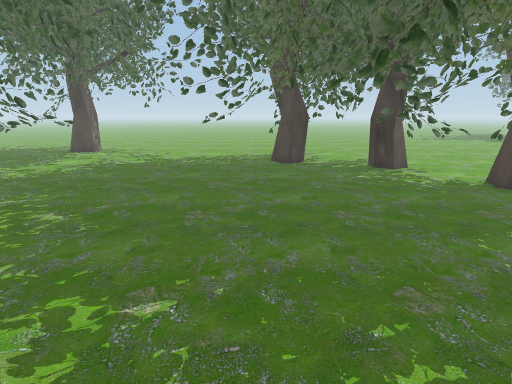
view 1 (above)

24 first-person views from a walk through a 3-D level made in the Unity game engine. The camera is 1.3 m above the floor, tilts 14° down and sees 80° across. The floor is counted in squares, 0.5 m on a side. Each view is taken from the middle of a square. On the plan, view 1 faces up. The plan holds only what a view shows up to about 20 squares ahead; the rest is blank. The place goes on beyond the plan. The player character is not drawn. Some animated figures are not drawn.

view 2
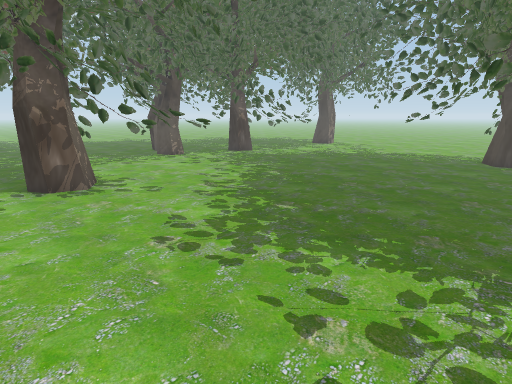

view 3
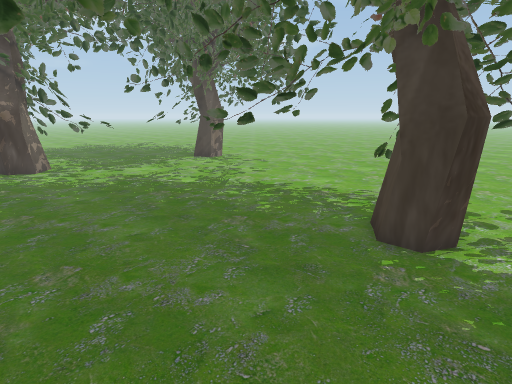

view 4
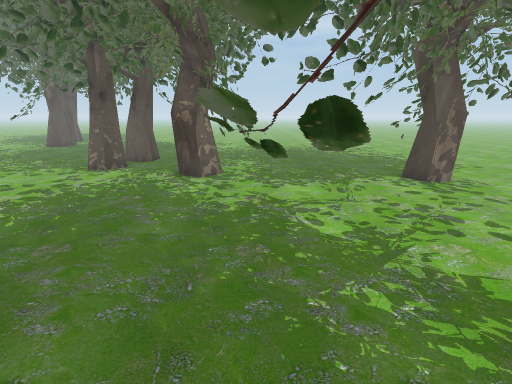

view 5
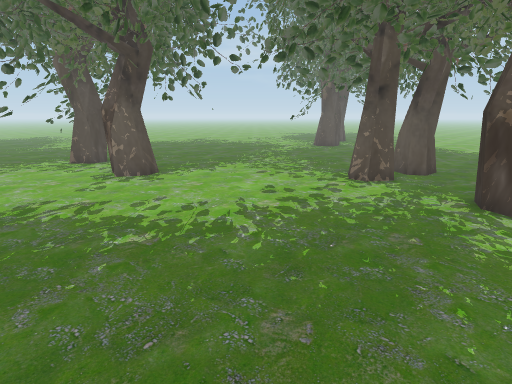

view 6
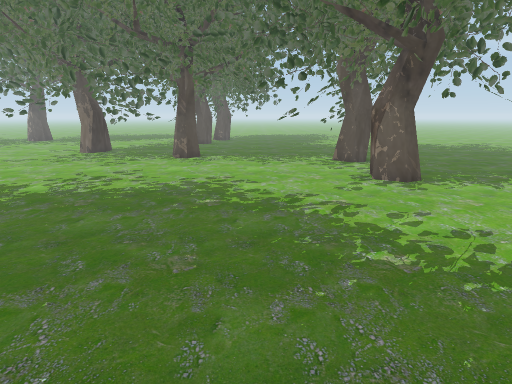

view 7
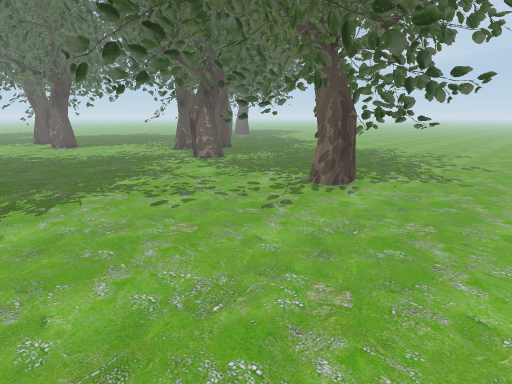

view 8
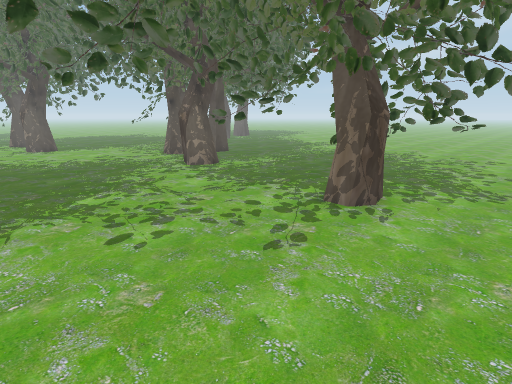

view 9
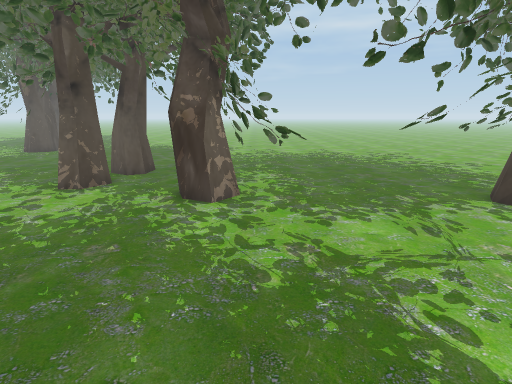

view 10
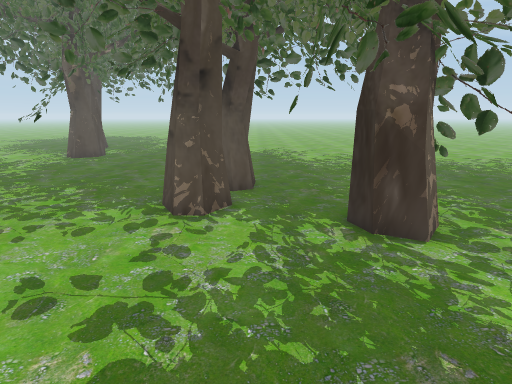

view 11
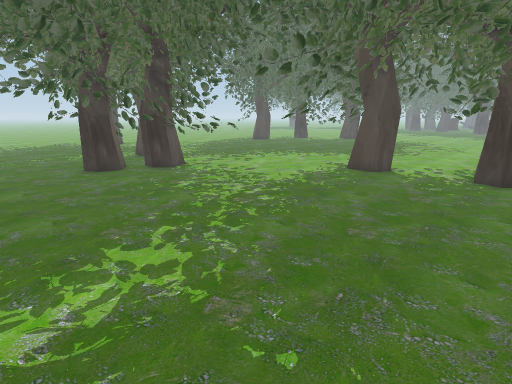

view 12
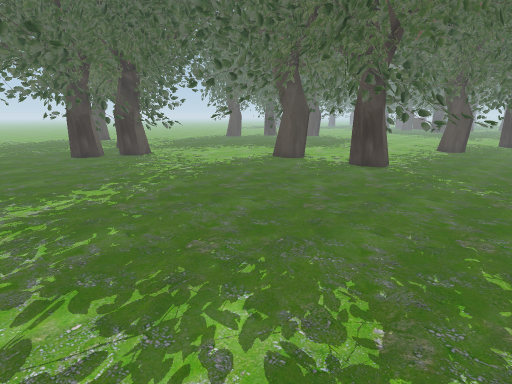

view 13
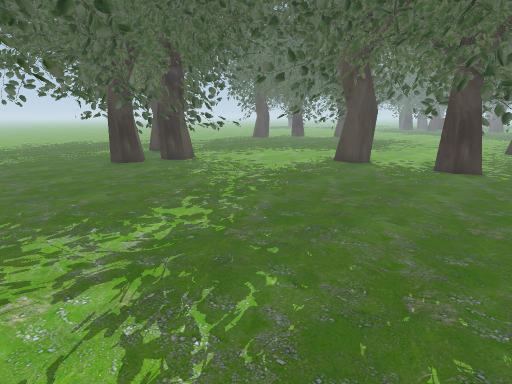

view 14
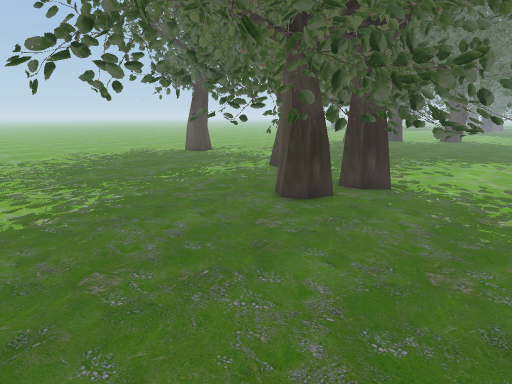

view 15
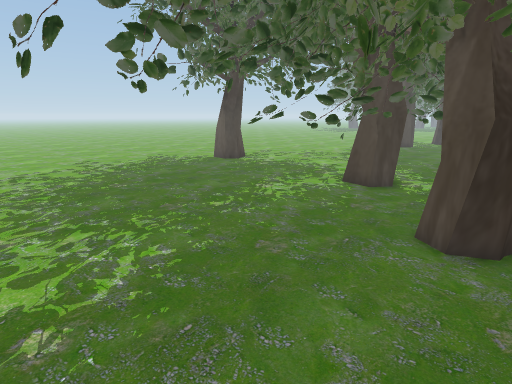

view 16
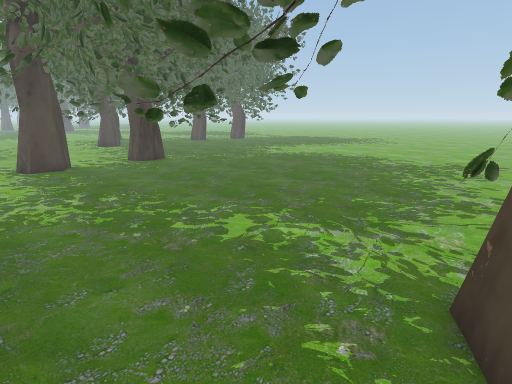

view 17
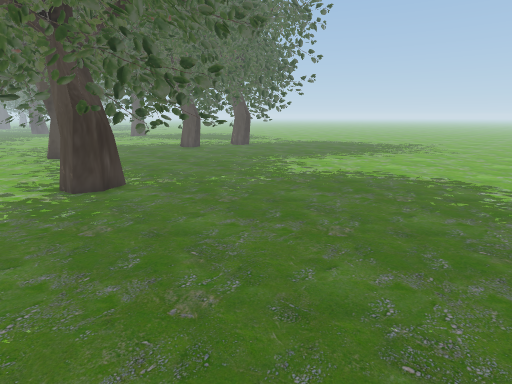

view 18
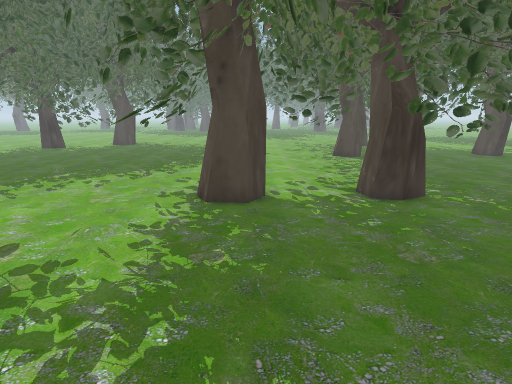

view 19
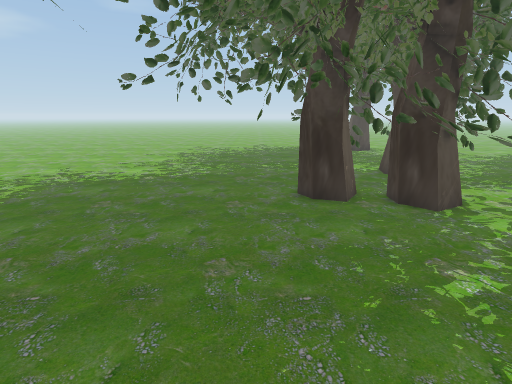

view 20
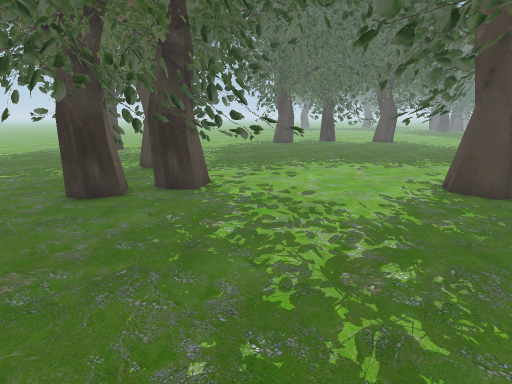

view 21
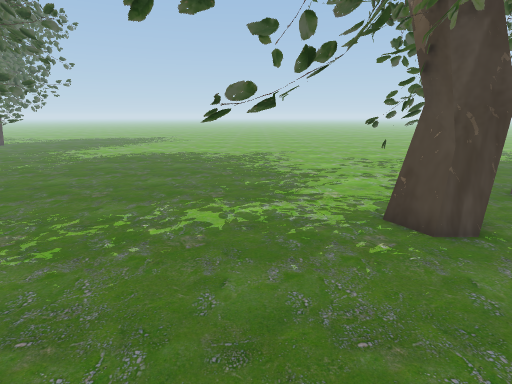

view 22
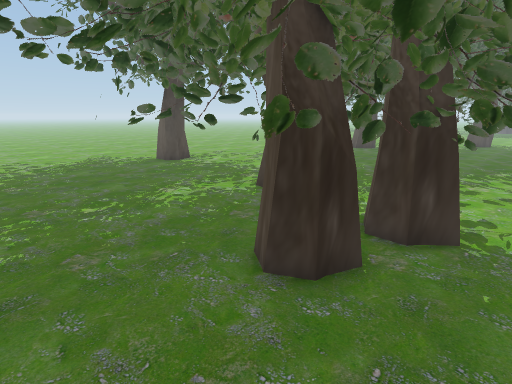

view 23
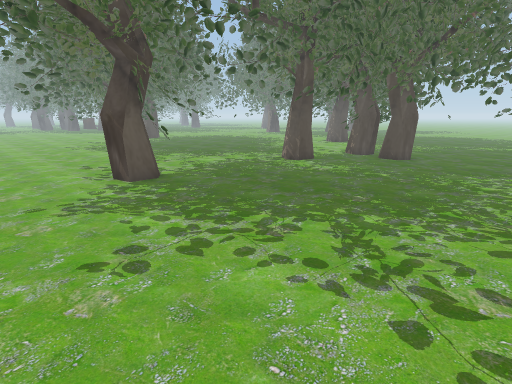

view 24
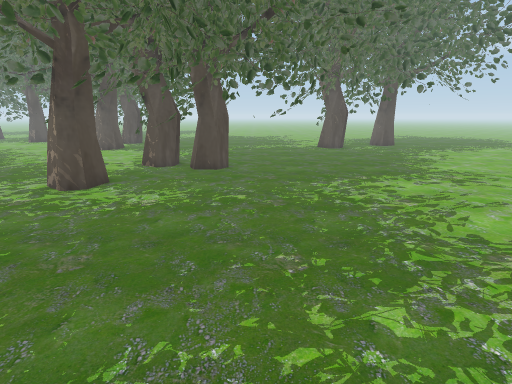

### Floor plan
Key: @ floor where view 1 was taken; # wall or solid block; x gap in a wall; . floor; = window, fence, low wall or low ledge; T thing the floor can be seen under or through.
Columns run from 27 left of view 1 to 4 right of it. Each row starts with its distance up from view 1.
 30    ........      ....... .  ..
 29  . ......................   ..
 28  ........................    ..
 27 ............TTT .. .......   ..
 26 .........TTTTTTT  T.......   ..
 25 .........TTTTT T .#.......   ..
 24 ..........TTTTTT...........  ..
 23 ..........TTTTTT ..........
 22  ............TT  .. T  ....
 21  .............   ...........
 20  .............TT ...........
 19 ...............TT......... .#
 18 .........................TT.##
 17 ............. ...........TTx####
 16 ..... ..  TT..TT TT......T .  .
 15 ..T..x..TTT .TTTTT ......  ....
 14 ..  ....    TTT   .............#
 13 ... T...        T .............
 12 ........T      TT ...........#.
 11 .......T      T T............ ..
 10 ........#    #T ............# ..
  9 ... #.###    T .................
  8 ... ..TT     T..................
  7 ......TT     T. ..............
  6 .......TT   TT................
  5 ... ...TTTTTTT..................
  4  ......... TT..... ...=.........
  3 ........... T..... TT T.........
  2 ...............#...TTTT.........
  1  ..  ........#  .TTT   .........
  0 #.. T........  ..TTT    ...@....
 -1 #T.TT............TTT    ........
 -2 #T T........... .... TT.........
 -3  ............. .... T T.. ......
 -4  ........... ........  ..##  ...
 -5 #.. ...........TTT##.TT..    ..
 -6 ..............   TTTx   .   ####
 -7 .............. TTT.T.   ..  ##
 -8 ............... TTTT..x...
 -9 ............... .TTTx#   .
-10 .................TT ....x.#
-11 .................TT.....###
-12 ....................... .
-13 .........................

Positions as (right, up) in squares from view 1, and headings:
1: (0, 0), facing up
2: (4, -3), facing up-left
3: (4, 11), facing up-left
4: (0, 16), facing left
5: (-3, 14), facing down-left
6: (-3, 13), facing down
7: (-2, 30), facing down-left
8: (-4, 28), facing down-left
9: (-4, 15), facing left
10: (-7, 10), facing left
11: (-24, -7), facing up-right
12: (-25, -13), facing up-right
13: (-26, -9), facing up-right
14: (-27, 3), facing up-right
15: (-26, 8), facing up-right
16: (-27, 3), facing down-right
17: (-21, -2), facing down-right
18: (-19, -1), facing right
19: (-21, -1), facing up
20: (-22, -2), facing up-right
21: (-23, 6), facing down
22: (-23, 6), facing up-right
23: (-26, 29), facing down-right
24: (-21, 25), facing down
